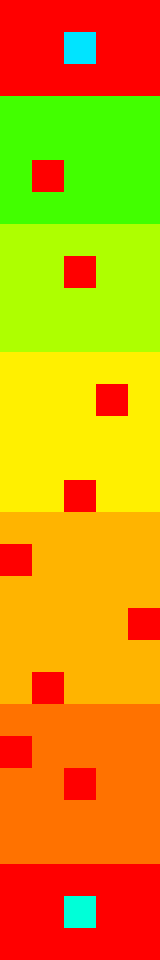

Rendered tile map (Tiled .tmx) drawn with the repository's tilesets; below, a short description and the full map source, tile grids included:
An orthogonal 5x30 tile map with 32x32 px tiles, 8 tile layers (SaveGround, Ground2, Ground3, Ground4, ...).

<map version="1.2" tiledversion="2019.11.12" orientation="orthogonal" renderorder="right-down" compressionlevel="-1" width="5" height="30" tilewidth="32" tileheight="32" infinite="0" nextlayerid="11" nextobjectid="1">
 <editorsettings>
  <export target="map2.json" format="json" />
 </editorsettings>
 <tileset firstgid="1" source="tile.tsx" />
 <layer id="1" name="SaveGround" width="5" height="30">
  <data encoding="csv">
1,1,1,1,1,
1,1,1,1,1,
1,1,1,1,1,
0,0,0,0,0,
0,0,0,0,0,
0,1,0,0,0,
0,0,0,0,0,
0,0,0,0,0,
0,0,1,0,0,
0,0,0,0,0,
0,0,0,0,0,
0,0,0,0,0,
0,0,0,1,0,
0,0,0,0,0,
0,0,0,0,0,
0,0,1,0,0,
0,0,0,0,0,
1,0,0,0,0,
0,0,0,0,0,
0,0,0,0,1,
0,0,0,0,0,
0,1,0,0,0,
0,0,0,0,0,
1,0,0,0,0,
0,0,1,0,0,
0,0,0,0,0,
0,0,0,0,0,
1,1,1,1,1,
1,1,1,1,1,
1,1,1,1,1
</data>
 </layer>
 <layer id="2" name="Ground2" width="5" height="30">
  <data encoding="csv">
0,0,0,0,0,
0,0,0,0,0,
0,0,0,0,0,
0,0,0,0,0,
0,0,0,0,0,
0,0,0,0,0,
0,0,0,0,0,
0,0,0,0,0,
0,0,0,0,0,
0,0,0,0,0,
0,0,0,0,0,
0,0,0,0,0,
0,0,0,0,0,
0,0,0,0,0,
0,0,0,0,0,
0,0,0,0,0,
0,0,0,0,0,
0,0,0,0,0,
0,0,0,0,0,
0,0,0,0,0,
0,0,0,0,0,
0,0,0,0,0,
2,2,2,2,2,
0,2,2,2,2,
2,2,0,2,2,
2,2,2,2,2,
2,2,2,2,2,
0,0,0,0,0,
0,0,0,0,0,
0,0,0,0,0
</data>
 </layer>
 <layer id="3" name="Ground3" width="5" height="30">
  <data encoding="csv">
0,0,0,0,0,
0,0,0,0,0,
0,0,0,0,0,
0,0,0,0,0,
0,0,0,0,0,
0,0,0,0,0,
0,0,0,0,0,
0,0,0,0,0,
0,0,0,0,0,
0,0,0,0,0,
0,0,0,0,0,
0,0,0,0,0,
0,0,0,0,0,
0,0,0,0,0,
0,0,0,0,0,
0,0,0,0,0,
3,3,3,3,3,
0,3,3,3,3,
3,3,3,3,3,
3,3,3,3,0,
3,3,3,3,3,
3,0,3,3,3,
0,0,0,0,0,
0,0,0,0,0,
0,0,0,0,0,
0,0,0,0,0,
0,0,0,0,0,
0,0,0,0,0,
0,0,0,0,0,
0,0,0,0,0
</data>
 </layer>
 <layer id="6" name="Ground4" width="5" height="30">
  <data encoding="csv">
0,0,0,0,0,
0,0,0,0,0,
0,0,0,0,0,
0,0,0,0,0,
0,0,0,0,0,
0,0,0,0,0,
0,0,0,0,0,
0,0,0,0,0,
0,0,0,0,0,
0,0,0,0,0,
0,0,0,0,0,
4,4,4,4,4,
4,4,4,0,4,
4,4,4,4,4,
4,4,4,4,4,
4,4,0,4,4,
0,0,0,0,0,
0,0,0,0,0,
0,0,0,0,0,
0,0,0,0,0,
0,0,0,0,0,
0,0,0,0,0,
0,0,0,0,0,
0,0,0,0,0,
0,0,0,0,0,
0,0,0,0,0,
0,0,0,0,0,
0,0,0,0,0,
0,0,0,0,0,
0,0,0,0,0
</data>
 </layer>
 <layer id="7" name="Ground5" width="5" height="30">
  <data encoding="csv">
0,0,0,0,0,
0,0,0,0,0,
0,0,0,0,0,
0,0,0,0,0,
0,0,0,0,0,
0,0,0,0,0,
0,0,0,0,0,
5,5,5,5,5,
5,5,0,5,5,
5,5,5,5,5,
5,5,5,5,5,
0,0,0,0,0,
0,0,0,0,0,
0,0,0,0,0,
0,0,0,0,0,
0,0,0,0,0,
0,0,0,0,0,
0,0,0,0,0,
0,0,0,0,0,
0,0,0,0,0,
0,0,0,0,0,
0,0,0,0,0,
0,0,0,0,0,
0,0,0,0,0,
0,0,0,0,0,
0,0,0,0,0,
0,0,0,0,0,
0,0,0,0,0,
0,0,0,0,0,
0,0,0,0,0
</data>
 </layer>
 <layer id="8" name="Ground6" width="5" height="30">
  <data encoding="csv">
0,0,0,0,0,
0,0,0,0,0,
0,0,0,0,0,
6,6,6,6,6,
6,6,6,6,6,
6,0,6,6,6,
6,6,6,6,6,
0,0,0,0,0,
0,0,0,0,0,
0,0,0,0,0,
0,0,0,0,0,
0,0,0,0,0,
0,0,0,0,0,
0,0,0,0,0,
0,0,0,0,0,
0,0,0,0,0,
0,0,0,0,0,
0,0,0,0,0,
0,0,0,0,0,
0,0,0,0,0,
0,0,0,0,0,
0,0,0,0,0,
0,0,0,0,0,
0,0,0,0,0,
0,0,0,0,0,
0,0,0,0,0,
0,0,0,0,0,
0,0,0,0,0,
0,0,0,0,0,
0,0,0,0,0
</data>
 </layer>
 <layer id="9" name="Player" width="5" height="30">
  <data encoding="csv">
0,0,0,0,0,
0,0,0,0,0,
0,0,0,0,0,
0,0,0,0,0,
0,0,0,0,0,
0,0,0,0,0,
0,0,0,0,0,
0,0,0,0,0,
0,0,0,0,0,
0,0,0,0,0,
0,0,0,0,0,
0,0,0,0,0,
0,0,0,0,0,
0,0,0,0,0,
0,0,0,0,0,
0,0,0,0,0,
0,0,0,0,0,
0,0,0,0,0,
0,0,0,0,0,
0,0,0,0,0,
0,0,0,0,0,
0,0,0,0,0,
0,0,0,0,0,
0,0,0,0,0,
0,0,0,0,0,
0,0,0,0,0,
0,0,0,0,0,
0,0,0,0,0,
0,0,7,0,0,
0,0,0,0,0
</data>
 </layer>
 <layer id="10" name="Candle" width="5" height="30">
  <data encoding="csv">
0,0,0,0,0,
0,0,8,0,0,
0,0,0,0,0,
0,0,0,0,0,
0,0,0,0,0,
0,0,0,0,0,
0,0,0,0,0,
0,0,0,0,0,
0,0,0,0,0,
0,0,0,0,0,
0,0,0,0,0,
0,0,0,0,0,
0,0,0,0,0,
0,0,0,0,0,
0,0,0,0,0,
0,0,0,0,0,
0,0,0,0,0,
0,0,0,0,0,
0,0,0,0,0,
0,0,0,0,0,
0,0,0,0,0,
0,0,0,0,0,
0,0,0,0,0,
0,0,0,0,0,
0,0,0,0,0,
0,0,0,0,0,
0,0,0,0,0,
0,0,0,0,0,
0,0,0,0,0,
0,0,0,0,0
</data>
 </layer>
</map>
